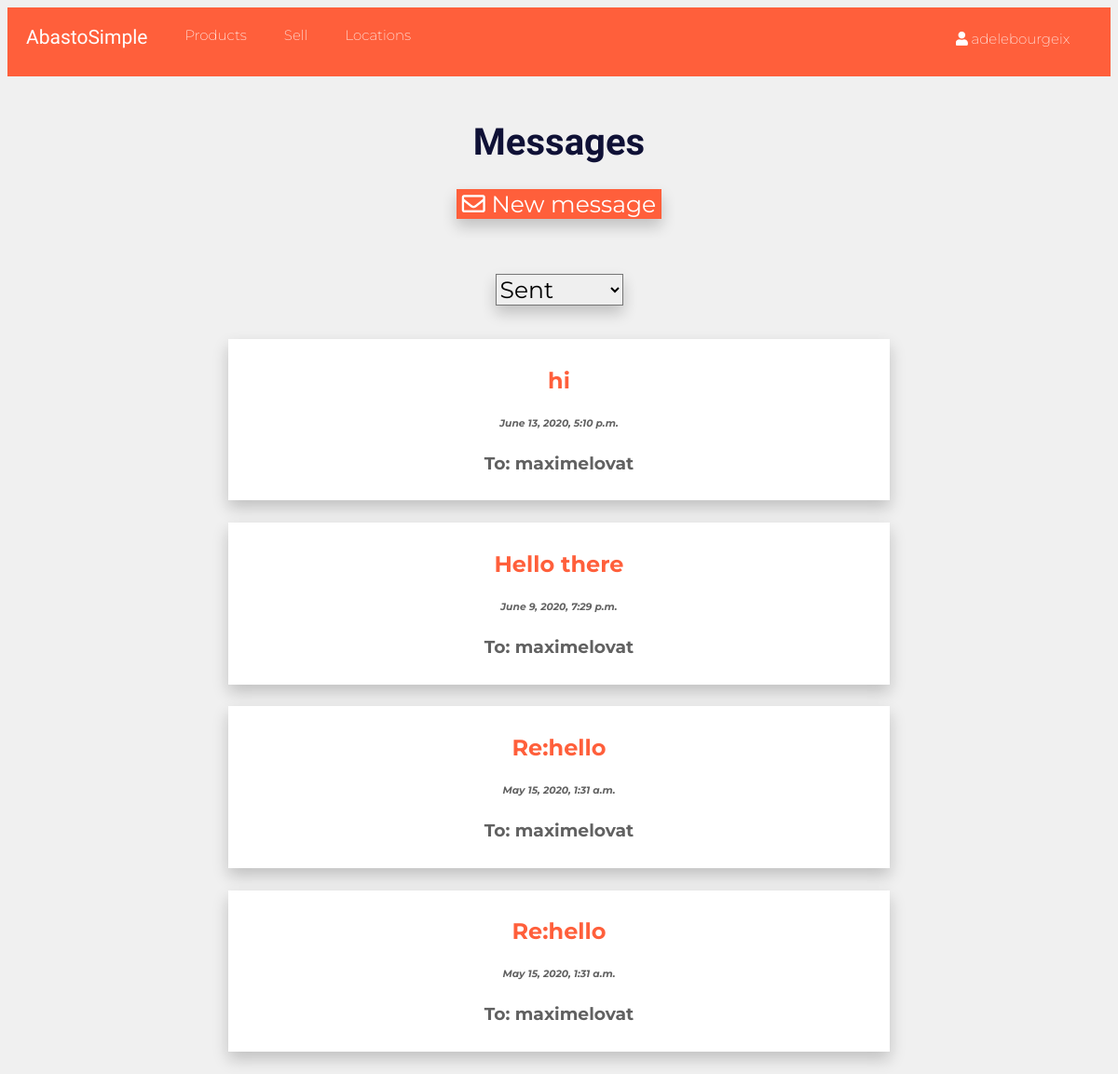
The page /myMessages/messages-list/sent/ (signed in) on the database its author committed.
### myMessages/models.py (models this page shows, shortened)
class myMessage(models.Model):
    id = models.AutoField(primary_key=True)
    conv_id=models.IntegerField(null=True)
    head=models.CharField(max_length=50)
    content=models.CharField(max_length=1000,default="This message is empty")
    author=models.ForeignKey(User, related_name="from+")
    recipient=models.ForeignKey(User, related_name="to+")
    date=models.DateTimeField(auto_now_add=True)
    slug=models.CharField(max_length=50,default="my-slug")

### myMessages/views.py (the view)
def messages_list_sent_view(request):
    user=request.user
    type="sent"
    messages=myMessage.objects.filter(author=user).order_by('-date')
    return render(request,"myMessages/myMessageslist.html", {'user':user,'messages':messages,'type':type})

### templates/myMessages/myMessageslist.html (shortened to what this page needs)
{% extends 'base_layout.html'%}
{% block content %}
{% load static from staticfiles %}
      <h1>Messages</h1>
      <button style="color: white; box-shadow: 0px 8px 16px 0px rgba(0,0,0,0.2); margin-bottom:5%; background-color:#ff5f3b; border:0; font-family:'Montserrat', sans-serif; font-size: 25px;"><i style="color:white;" class="far fa-envelope"></i><a  style="color:white; text-decoration:inherit;" href="/myMessages/new-message" >
      New message </a></button><br />
      {% if type == "sent" %}
      <select onchange="sent();" id="choice" style="margin-bottom: 3%;box-shadow: 0px 8px 16px 0px rgba(0,0,0,0.2);font-family:'Montserrat', sans-serif;font-size: 25px;">
        <option id="sent" value="1">
          Sent
        </option>
      </select>
      {% for message in messages %}
          <div id="{{message.id}}" onclick="Click('{{message.slug}}');" onmouseout="mouseout2({{message.id}})" onmouseover="mouseover2({{message.id}})" style="margin-bottom:2%; margin-left:20%; margin-right:20%; padding-top:10px; padding-bottom:10px; border:2px; background-color:white;box-shadow: 0px 8px 16px 0px rgba(0,0,0,0.2);">
            <h2 style="color: #ff5f3b;">{{message.head}}</h2>
              <h6><em>{{message.date}}</em></h6>
              <h3><b>To: {{message.recipient}}</b></h3>
          </div>
      {% endfor %}
      {% endif %}
{% endblock %}

### templates/base_layout.html (shortened to what this page needs)
{% load static from staticfiles %}
<!DOCTYPE html>
<html>
    <head>
      <meta-charset="utf-8">
      <link rel="stylesheet" href="https://use.fontawesome.com/releases/v5.8.1/css/all.css">
      <link rel="stylesheet" href={% static 'styles.css' %} />
      <link href='https://api.mapbox.com/mapbox-gl-js/v1.10.1/mapbox-gl.css' rel='stylesheet' />
    </head>
    <body>
        <div class="menu">
        <ul>
          <li><a href="/homepage" class="logo">AbastoSimple</a></li>
          {% if user.is_superuser %}
          <li><a href="/products/products-list">Products</a></li>
          {% endif %}
          <li><a href="/sell/sell-list">Sell</a></li>
          <li><a href="/locations/locations-list">Locations</a></li>
          {% if user.is_authenticated %}
          <li style="margin-top: 24px; margin-right:2%; float:right; overflow: hidden;">
            <div id="user" onmouseover="mouseover()" onmouseout="mouseout()" style="color:white;">
              <i class="fas fa-user"></i> <span id="hey" style="padding-right:20px;">{{user.username}}</span>
              <div style="height:20px;">
              </div>
            </div>
            </li>
          {% else %}
          <li style="float:right;"><a href="/accounts/login">Login</a></li>
          <li style="float:right;"><a href="/accounts/signup">Sign up</a></li>
          {% endif %}
        </ul>
      </div>
      <div class="wrapper">
        {% block content %}
        {% endblock %}
      </div>
    </body>
    </html>

### assets/styles.css (style rules this page uses)
body { text-align: center; background-color: #f0f0f0; font-family: 'Montserrat', sans-serif; font-weight: 200; color: #616161; }
h1 { padding-top: 1%; font-size: 40px; color: #0f1136; font-family: 'Indie Flower', sans-serif; }
.logo { font-family: 'Indie Flower', sans-serif; font-size: 21px; }
.menu { overflow: hidden; margin-bottom: 3%; }
.menu ul { list-style-type: none; margin: 0; padding: 0; overflow: hidden; background-color: #ff5f3b; }
.menu li { float: left; font-size: 15px; }
.menu li a { display: block; color: white; text-align: center; padding: 20px 20px; text-decoration: none; }
ul { list-style-type: none; }
li { padding-bottom: 10px; }

### rows shown on the page
myMessage: head "hi", date "June 13, 2020, 5:10 p.m.", recipient "maximelovat"
myMessage: head "Hello there", date "June 9, 2020, 7:29 p.m.", recipient "maximelovat"
myMessage: head "Re:hello", date "May 15, 2020, 1:31 a.m.", recipient "maximelovat"
myMessage: head "Re:hello", date "May 15, 2020, 1:31 a.m.", recipient "maximelovat"

### other values the page prints
{{ user.username }} "adelebourgeix"
